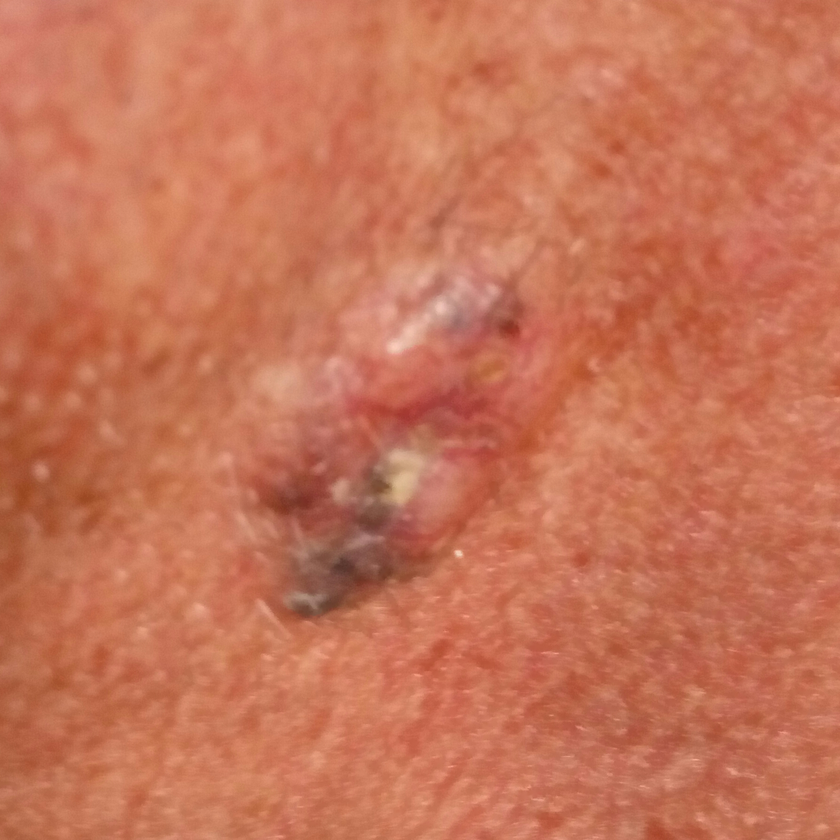
#> input picture data/processed/processed_PAT_101_1041_898.png, 840 x 840 px, shrunk from 1795 x 1796 before the run; its folder holds only this picture in this run
$ python morphology.py
#> lines starting #> are read from the running program, lines starting #| are printed output that depends on the picture; after the words box and inside, x2 and y2 are one past the last pixel; in counts of white or black regions, pixels touching at a corner belong together
import os
import numpy as np
import cv2

PROJECT_ROOT = os.path.abspath(os.path.join(os.path.dirname(__file__), ".."))
IMGS_DIR = os.path.join(PROJECT_ROOT, "data", "processed")
MASKS_DIR = os.path.join(PROJECT_ROOT, "data", "masks")
os.makedirs(MASKS_DIR, exist_ok=True)

valid_ext = (".png", ".jpg", ".jpeg", ".bmp", ".tiff")
filenames = sorted(f for f in os.listdir(IMGS_DIR) if f.lower().endswith(valid_ext))

if not filenames:
    print("No images found.")
    exit()

print(f"Found {len(filenames)} images.\n")

for fname in filenames:
    # Load image
    img_path = os.path.join(IMGS_DIR, fname)
    img = cv2.imread(img_path)
#> img is the input picture: shape (840, 840, 3); mean B, G, R 87.7, 115.7, 198.5
    if img is None:
        continue

    h, w = img.shape[:2]
    cx, cy = w // 2, h // 2

    # Skin subtraction in LAB color space
    lab = cv2.cvtColor(img, cv2.COLOR_BGR2LAB)
#> lab: shape (840, 840, 3); mean of channels 0, 1, 2 146.2, 157.8, 157.5

    # Sample the border to learn normal skin color
    border = 20
    top    = lab[:border, :, :]
    bottom = lab[-border:, :, :]
    left   = lab[:, :border, :]
    right  = lab[:, -border:, :]
    skin = np.vstack([top.reshape(-1, 3), bottom.reshape(-1, 3),
                      left.reshape(-1, 3), right.reshape(-1, 3)])
    skin_mean = np.mean(skin, axis=0)
#> skin_mean = [146, 157.4, 157.4]
    skin_std  = np.std(skin, axis=0) + 1e-6
#> skin_std = [13.11, 2.45, 2.48]

    # Compute how different each pixel is from normal skin
    diff = np.zeros((h, w), dtype=np.float32)
    for c in range(3):
        diff += ((lab[:, :, c].astype(np.float32) - skin_mean[c]) / skin_std[c]) ** 2
    diff = np.sqrt(diff)
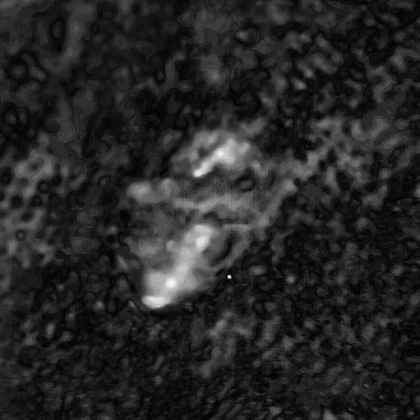
#> diff: shape (840, 840) float32 (shown at 1/2 size); min 0.221, max 11, mean 1.85; drawn with min black and max white

    # Blur to kill hair noise
    diff = cv2.GaussianBlur(diff, (5, 5), 0)

    # Normalize to 0-255 for thresholding
    diff_u8 = cv2.normalize(diff, None, 0, 255, cv2.NORM_MINMAX).astype(np.uint8)

    # Threshold the difference map
    _, mask = cv2.threshold(diff_u8, 0, 255, cv2.THRESH_BINARY + cv2.THRESH_OTSU)
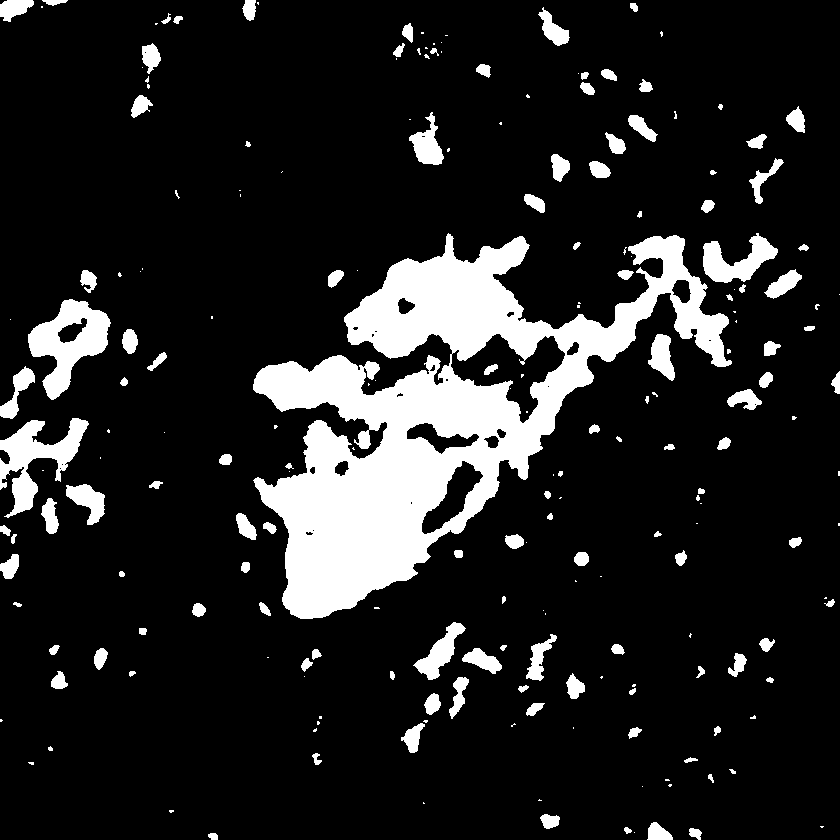
#> mask: shape (840, 840); 13.7% white; 214 white regions (93 under 20 px), largest, box (x1, y1, x2, y2) and area: (253, 233, 732, 619) 66124, (28, 299, 111, 400) 3933, (0, 418, 89, 518) 3453

    # If Otsu grabbed >70% of the image, fall back to stricter percentile
    if cv2.countNonZero(mask) / (h * w) > 0.7:
        thresh = np.percentile(diff, 80)
        _, mask = cv2.threshold(diff_u8, thresh, 255, cv2.THRESH_BINARY)

    # Clean up
    kernel_open = cv2.getStructuringElement(cv2.MORPH_ELLIPSE, (5, 5))
    mask = cv2.morphologyEx(mask, cv2.MORPH_OPEN, kernel_open)
#> mask: shape (840, 840); 13.4% white; 117 white regions (7 under 20 px), largest, box (x1, y1, x2, y2) and area: (253, 235, 732, 619) 65202, (28, 299, 110, 400) 3917, (0, 418, 88, 480) 2499

    kernel_close = cv2.getStructuringElement(cv2.MORPH_ELLIPSE, (7, 7))
    mask = cv2.morphologyEx(mask, cv2.MORPH_CLOSE, kernel_close)
#> mask: shape (840, 840); 13.5% white; 106 white regions (6 under 20 px), largest, box (x1, y1, x2, y2) and area: (253, 235, 732, 619) 66386, (28, 299, 110, 400) 3958, (0, 418, 88, 516) 3446

    # Pick the blob closest to center
    num_labels, labels, stats, centroids = cv2.connectedComponentsWithStats(mask, connectivity=8)
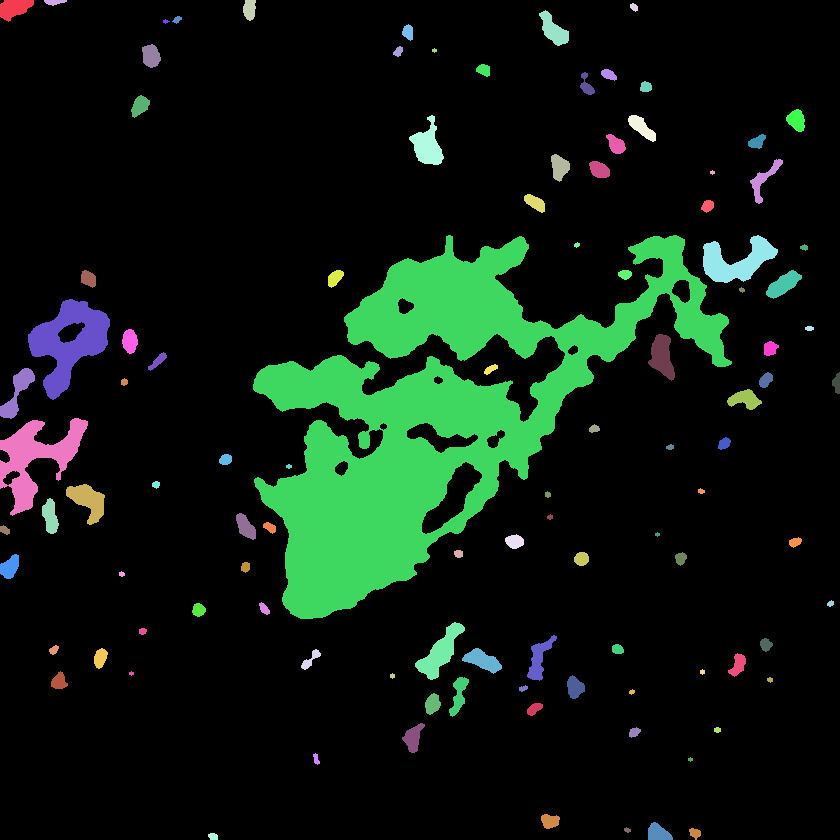
#> labels: shape (840, 840) int32; 107 distinct labels, from 0 to 106; one colour per label, 0 black
#> num_labels = 107; stats = 107 rows, first 6: [0, 0, 840, 840, 610336], [0, 0, 34, 22, 495], [44, 0, 23, 6, 91], [243, 0, 13, 21, 219], [630, 3, 8, 9, 50], [539, 10, 30, 36, 541]; centroids = 107 pairs, first value 4.38 to 836.4, second value 1.66 to 836.1

    best_label = -1
    best_score = -1

    for i in range(1, num_labels):
        area = stats[i, cv2.CC_STAT_AREA]
        x, y, bw, bh = stats[i, cv2.CC_STAT_LEFT], stats[i, cv2.CC_STAT_TOP], stats[i, cv2.CC_STAT_WIDTH], stats[i, cv2.CC_STAT_HEIGHT]

        # Reject specks and whole-image blobs
        if area < 100 or area > (h * w * 0.7):
            continue

        # Distance from image center
        bx, by = centroids[i]
        dist = np.sqrt((bx - cx)**2 + (by - cy)**2)
        max_dist = np.sqrt(cx**2 + cy**2)
        norm_dist = dist / max_dist

        # Penalty if blob touches image border
        border_touch = sum([
            x < 5, y < 5,
            (x + bw) > (w - 5),
            (y + bh) > (h - 5)
        ])

        #Score: big + centered + not touching border
        score = area * ((1 - norm_dist) ** 4) * (0.4 ** border_touch)

        if score > best_score:
            best_score = score
            best_label = i
#> this loop made 106 passes
#> (area, x, y, bw, bh, bx, by, dist) on passes 3, 5, 18, 28: (219, 243, 0, 13, 21, 249.1, 9.11, 445), (541, 539, 10, 30, 36, 553.2, 29.56, 412.5), (900, 409, 115, 35, 50, 427.2, 145, 275.1), (66386, 253, 235, 479, 384, 434.1, 414.1, 15.31)
#> after the loop, best_label = 28; best_score = 59803.3

    if best_label > 0:
        mask = np.uint8(labels == best_label) * 255
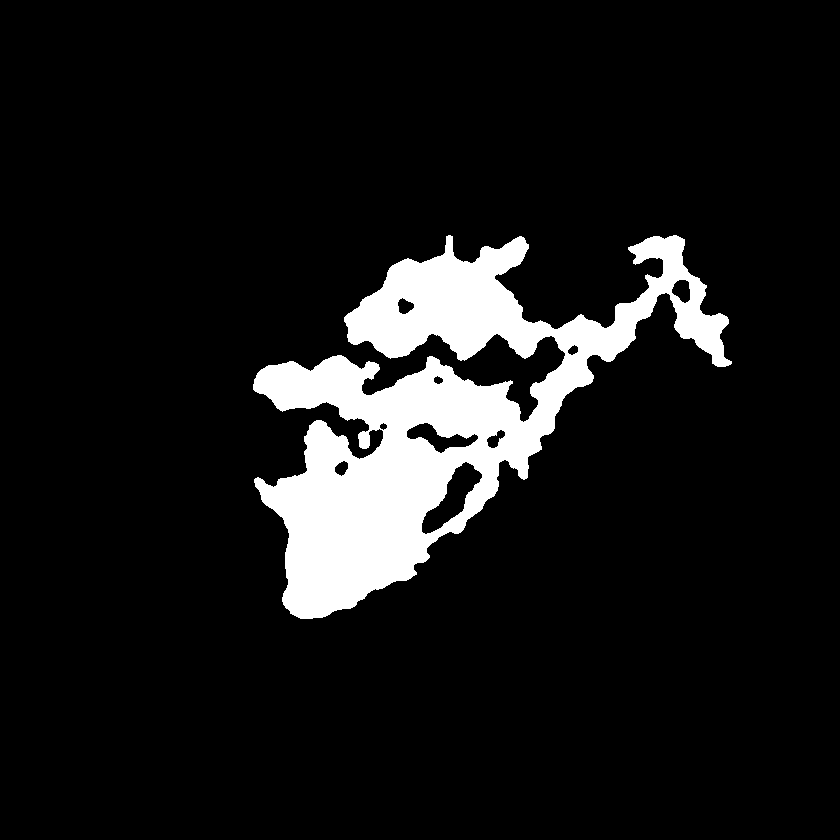
#> mask: shape (840, 840); 9.4% white; 1 white region
        contours, _ = cv2.findContours(mask, cv2.RETR_EXTERNAL, cv2.CHAIN_APPROX_SIMPLE)
#> contours = 1 contour; box (x1, y1, x2, y2) and area: (253, 235, 732, 619) 68484
        if contours:
            cv2.drawContours(mask, contours, -1, 255, thickness=cv2.FILLED)
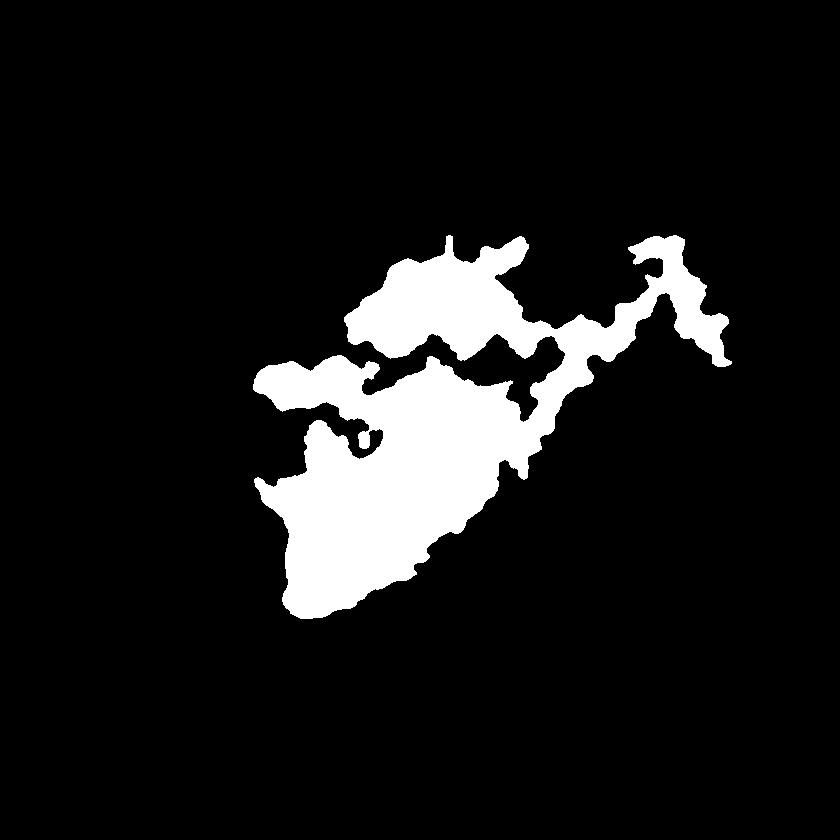
#> mask: shape (840, 840); 9.9% white; 1 white region, box (x1, y1, x2, y2) and area: (253, 235, 732, 619) 69864
    else:
        mask = np.zeros((h, w), dtype=np.uint8)
        print(f"  {fname}: NOTHING FOUND")

    # Save
    out_name = fname.replace("processed_", "", 1)
    cv2.imwrite(os.path.join(MASKS_DIR, out_name), mask)
    ratio = cv2.countNonZero(mask) / (h * w)
#> ratio = 0.099
    print(f"  {fname}: mask = {ratio:.1%}")
#|   processed_PAT_101_1041_898.png: mask = 9.9%

print(f"\nDone. {len(filenames)} masks saved to {MASKS_DIR}")

$ run again, on data/processed/processed_PAT_1209_737_590.png
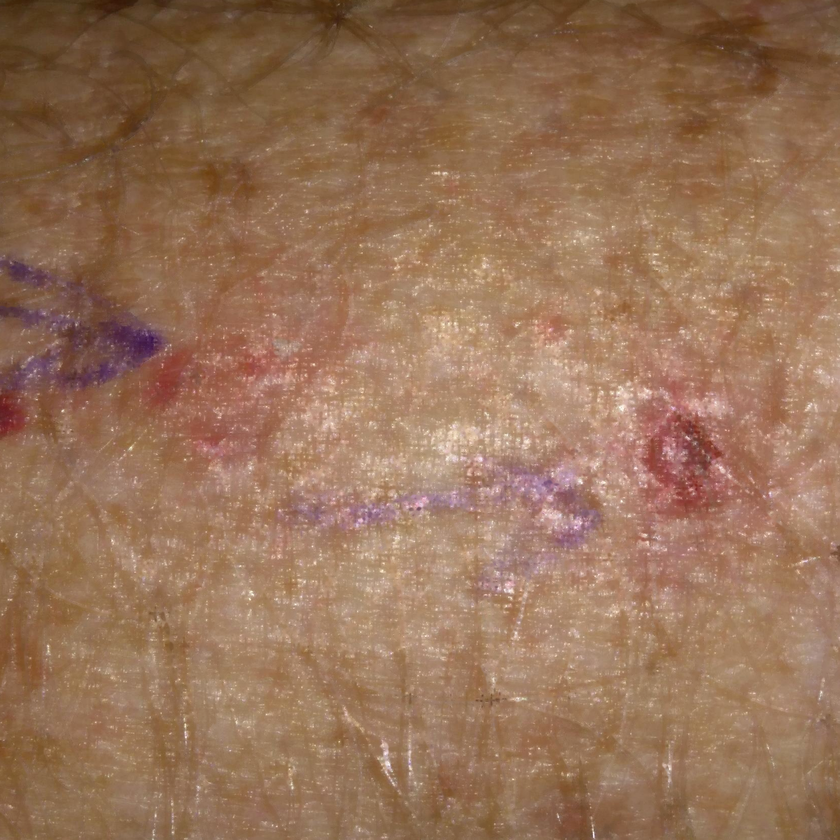
#> input picture data/processed/processed_PAT_1209_737_590.png, 840 x 840 px, shrunk from 1664 x 1665 before the run
#> img is the input picture: shape (840, 840, 3); mean B, G, R 88.2, 114.4, 151.4
#> lab: shape (840, 840, 3); mean of channels 0, 1, 2 130.4, 139.1, 148.3
#> skin_mean = [109.4, 138.1, 148.2]
#> skin_std = [27.21, 3.1, 3.89]
#> `num_labels, labels, stats, centroids = cv2.connectedComponentsWithStat..`:
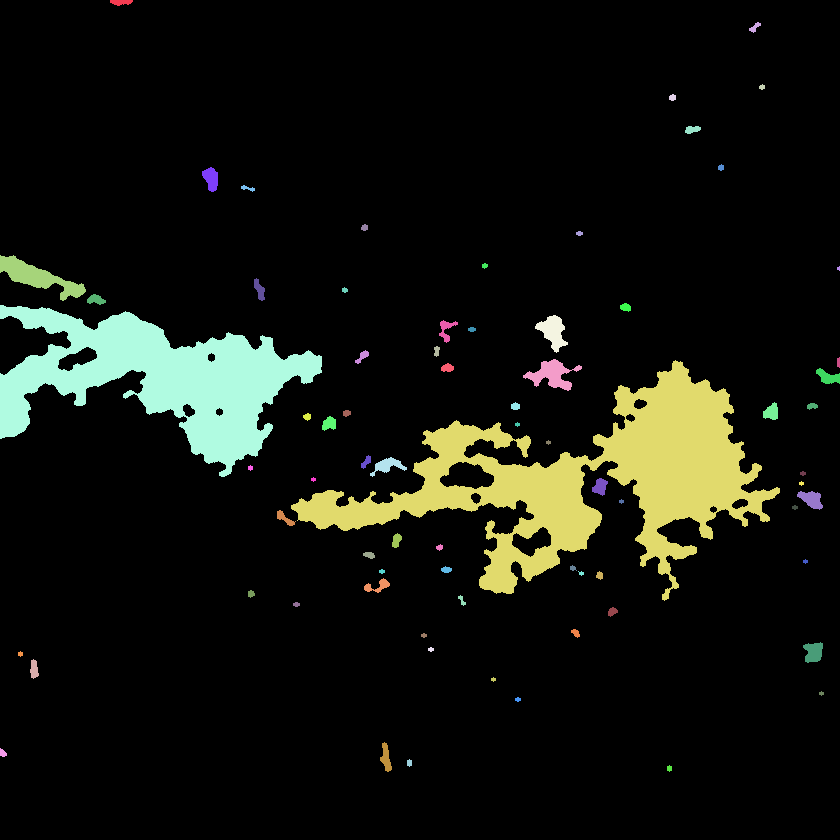
#> labels: shape (840, 840) int32; 75 distinct labels, from 0 to 74; one colour per label, 0 black
#> num_labels = 75; stats = 75 rows, first 6: [0, 0, 840, 840, 638052], [110, 0, 23, 6, 101], [749, 22, 12, 11, 60], [759, 84, 6, 6, 26], [669, 94, 7, 7, 39], [685, 126, 16, 8, 93]; centroids = 75 pairs, first value 2.47 to 838.2, second value 1.81 to 768
#> the loop `for i in range(1, num_labels):` made 74 passes
#> (area, x, y, bw, bh, bx, by, dist) on passes 1, 7, 14, 18, 26: (101, 110, 0, 23, 6, 120.7, 1.81, 514.3), (274, 202, 167, 16, 25, 210.7, 178.3, 319.7), (144, 254, 278, 11, 23, 259, 289.4, 207.3), (23495, 0, 305, 322, 172, 159.8, 378, 263.6), (36057, 291, 360, 489, 241, 584, 480.2, 174.6)
#> after the loop `for i in range(1, num_labels):`: best_label = 26; best_score = 8956.2
#> contours = 1 contour; box (x1, y1, x2, y2) and area: (291, 360, 780, 601) 36802
#> `cv2.drawContours(mask, contours, -1, 255, thickness=cv2.FILLED)`:
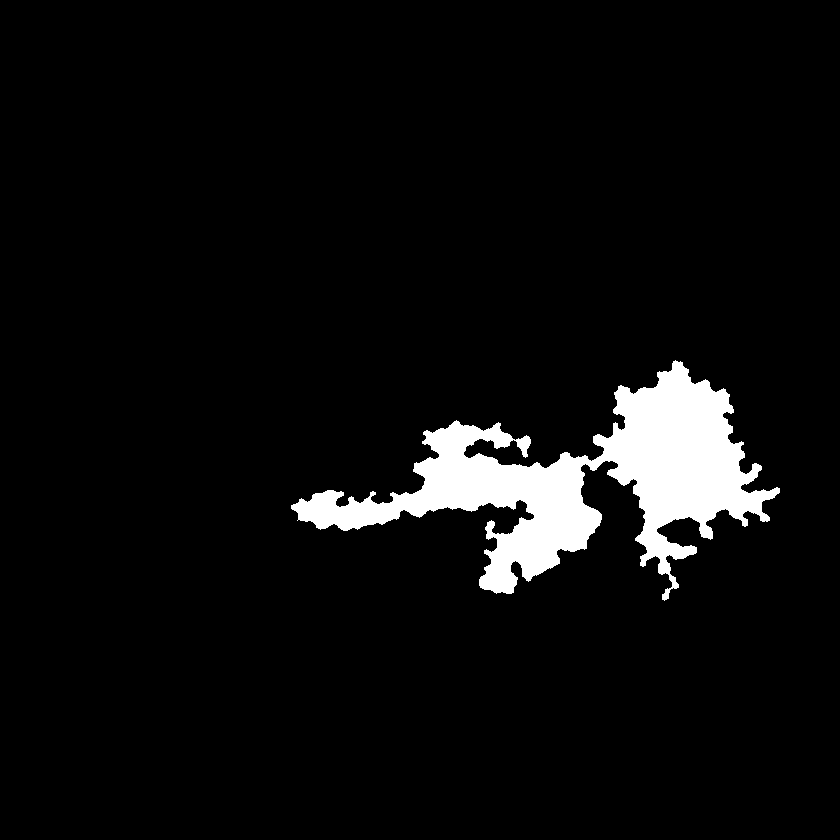
#> mask: shape (840, 840); 5.4% white; 1 white region, box (x1, y1, x2, y2) and area: (291, 360, 780, 601) 38037
#> ratio = 0.0539
#|   processed_PAT_1209_737_590.png: mask = 5.4%
